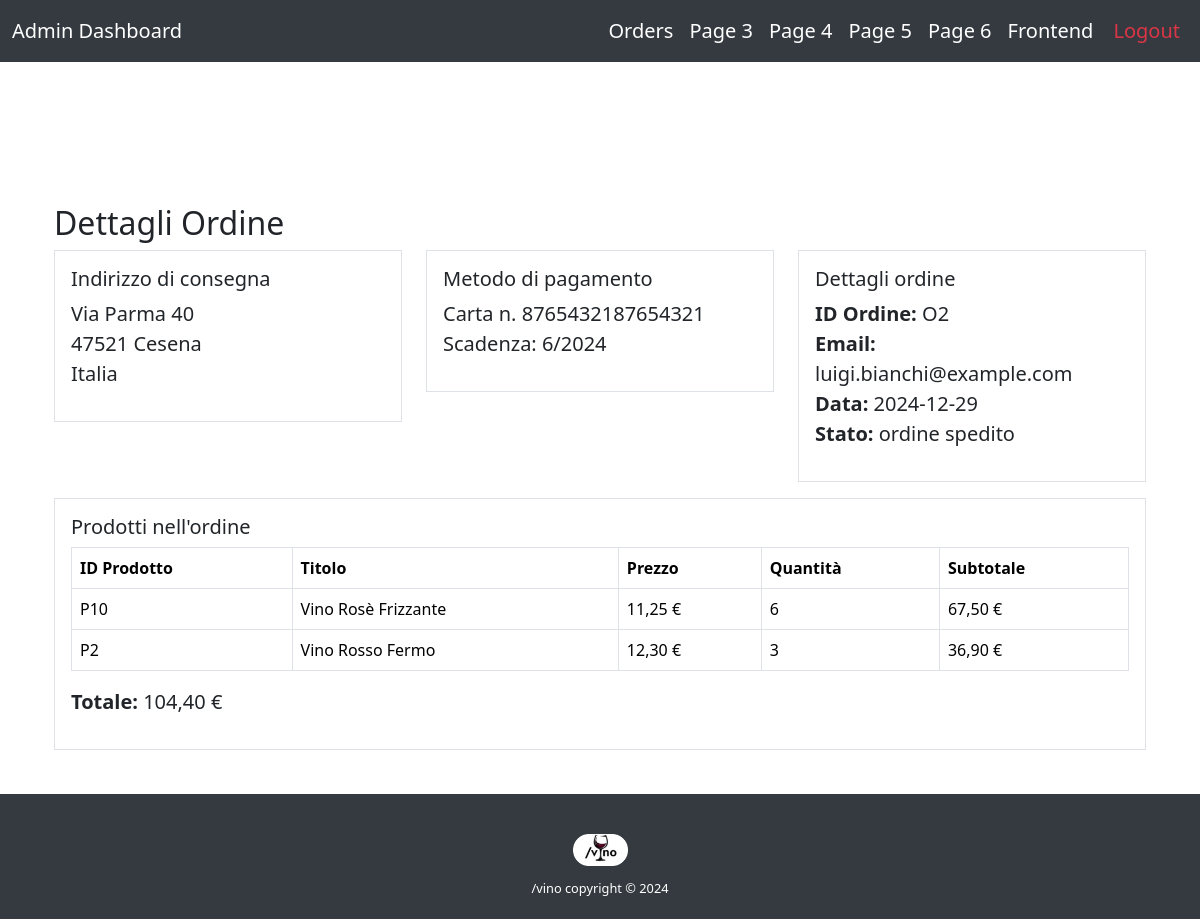
Before: /orderdetailsadmin.php?id=O2 (signed in) with the older database file.
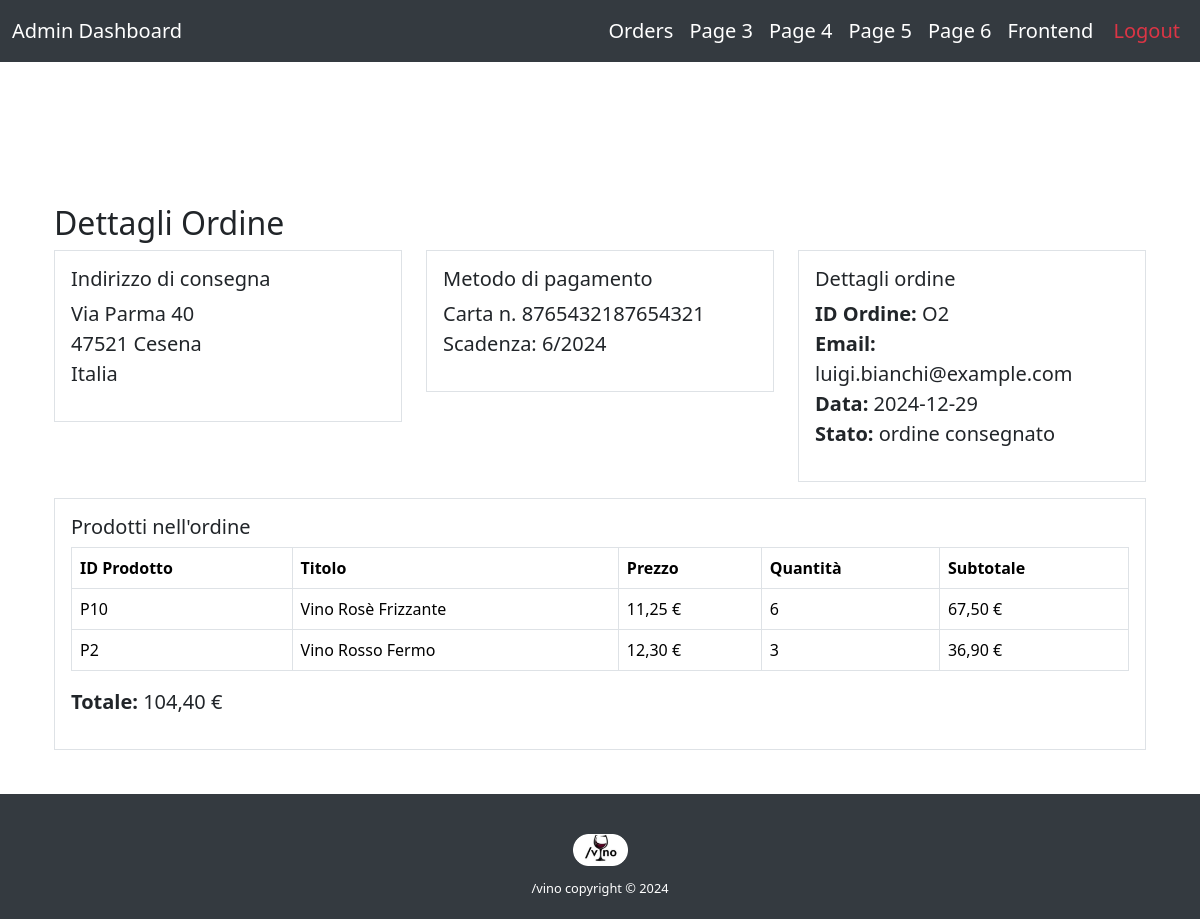
After: the same page with the newer database file.
### tables this page shows
create table ORDINE (
     ID_Ordine varchar(10) not null,
     Data date not null,
     Stato numeric(1) not null,
     ID_Metodo varchar(10) not null,
     Email varchar(100) not null,
     ID_Indirizzo varchar(10) not null,
     primary key (ID_Ordine));

create table INDIRIZZO (
     ID_Indirizzo varchar(10) not null,
     Via varchar(50) not null,
     Numero_Civico varchar(10) not null,
     CAP numeric(10) not null,
     Citta varchar(25) not null,
     Paese varchar(25) not null,
     Email varchar(100) not null,
     primary key (ID_Indirizzo));

create table METODO_PAGAMENTO (
     ID_Metodo varchar(10) not null,
     Numero_Carta numeric(16) not null,
     mese_scadenza numeric(2) not null,
     anno_scadenza numeric(4) not null,
     Email varchar(100) not null,
     primary key (ID_Metodo));

### OrderDetailsAdmin.php (called while the page is built, shortened)
<?php
require_once("bootstrapt.php");
require("template/base-operatore.php");
?>

### db/database.php (called while the page is built, shortened)
<?php
class VinoDatabase {
    private $pdo;
    public function __construct() {
        try {
            $this->pdo = new PDO("mysql:host=localhost;dbname=vino", "root", "");
            $this->pdo->setAttribute(PDO::ATTR_ERRMODE, PDO::ERRMODE_EXCEPTION);
        } catch (PDOException $e) {
            die("Connection failed: " . $e->getMessage());
        }
    }
    private function executeQuery($query, $params = []) {
        $stmt = $this->pdo->prepare($query);
        $stmt->execute($params);
        return $stmt->fetchAll(PDO::FETCH_ASSOC);
    }
    public function getOrderInfo($idOrdine) {
        $query = "
            SELECT
                O.ID_Ordine,
                O.Data,
                O.Stato,
                O.Email,
                I.Via,
                I.Numero_Civico,
                I.CAP,
                I.Citta,
                I.Paese,
                M.Numero_Carta,
                M.mese_scadenza,
                M.anno_scadenza
            FROM ORDINE O
            LEFT JOIN INDIRIZZO I
                   ON O.ID_Indirizzo = I.ID_Indirizzo
            LEFT JOIN METODO_PAGAMENTO M
                   ON O.ID_Metodo = M.ID_Metodo
            WHERE O.ID_Ordine = :id
        ";
        $params = [
            ':id' => $idOrdine
        ];
        $result = $this->executeQuery($query, $params);
        return isset($result[0]) ? $result[0] : null;
    }
}
?>

### bootstrapt.php (called while the page is built, shortened)
<?php
require_once("db/database.php");
$db = new VinoDatabase();
?>

### template/orderdetail-template.php (the view, shortened to what the changed rows need)
<?php
$idOrdine = isset($_GET['id']) ? $_GET['id'] : '';
$orderInfo  = $db->getOrderInfo($idOrdine);
$orderItems = $db->getOrderItems($idOrdine);
$stato = '';
switch ($orderInfo['Stato']) {
    case '1':
        $stato = 'ordine spedito';
        break;
    case '2':
        $stato = 'ordine consegnato';
        break;
}
?>
<div class="container my-4">
  <h2>Dettagli Ordine</h2>
  <div class="row">
    <div class="col-md-4">
      <div class="border p-3 mb-3">
        <h5>Indirizzo di consegna</h5>
        <?php if (!empty($orderInfo['Via'])): ?>
          <p>
            <?php echo htmlspecialchars($orderInfo['Via'] . ' ' . $orderInfo['Numero_Civico']); ?><br>
            <?php echo htmlspecialchars($orderInfo['CAP'] . ' ' . $orderInfo['Citta']); ?><br>
            <?php echo htmlspecialchars($orderInfo['Paese']); ?>
          </p>
        <?php else: ?>
          <p>Nessun indirizzo associato.</p>
        <?php endif; ?>
      </div>
    </div>
    <div class="col-md-4">
      <div class="border p-3 mb-3">
        <h5>Metodo di pagamento</h5>
        <?php if (!empty($orderInfo['Numero_Carta'])): ?>
          <p>
            Carta n. <?php echo htmlspecialchars($orderInfo['Numero_Carta']); ?><br>
            Scadenza:
            <?php echo htmlspecialchars($orderInfo['mese_scadenza'] . '/' . $orderInfo['anno_scadenza']); ?>
          </p>
        <?php else: ?>
          <p>Nessun metodo di pagamento associato.</p>
        <?php endif; ?>
      </div>
    </div>
    <div class="col-md-4">
      <div class="border p-3 mb-3">
        <h5>Dettagli ordine</h5>
        <p>
          <strong>ID Ordine:</strong> <?php echo htmlspecialchars($orderInfo['ID_Ordine']); ?><br>
          <strong>Email:</strong> <?php echo htmlspecialchars($orderInfo['Email']); ?><br>
          <strong>Data:</strong> <?php echo htmlspecialchars($orderInfo['Data']); ?><br>
          <strong>Stato:</strong> <?php echo htmlspecialchars($stato); ?><br>
        </p>
      </div>
    </div>
  </div>
  <div class="row">
    <div class="col-12">
      <div class="border p-3">
        <?php if (!empty($orderItems)): ?>
          <div class="table-responsive">
            <table class="table table-bordered">
              <thead>
                <tr>
                  <th>ID Prodotto</th>
                  <th>Titolo</th>
                  <th>Prezzo</th>
                  <th>Quantità</th>
                  <th>Subtotale</th>
                </tr>
              </thead>
            </table>
          </div>
        <?php else: ?>
          <p>Nessun prodotto per questo ordine.</p>
        <?php endif; ?>
      </div>
    </div>
  </div>
</div>

Changed rows visible on the page:
changed ordine "luigi.bianchi@example.com": Stato "ordine spedito" → "ordine consegnato"
